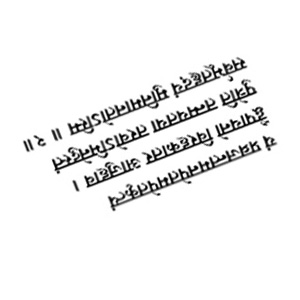
#> input picture Assignment 1/Q3/test/3r.png, 300 x 300 px, found by its file name
$ jupyter execute Q3b.ipynb
#> lines starting #> are read from the running program, lines starting #| are printed output that depends on the picture; after the words box and inside, x2 and y2 are one past the last pixel; in counts of white or black regions, pixels touching at a corner belong together
[cell 1]
import cv2
import numpy as np
import matplotlib.pyplot as plt
np.set_printoptions(threshold=np.inf)
import skimage as sk

[cell 2]
def show(image):
    cv2.imshow("Image", image)
    cv2.waitKey(3000)
    cv2.destroyAllWindows()

[cell 3]
def save(image, name):
    cv2.imwrite(name, image)

[cell 4]
image_path = "D:\Assignment 1\Q3\\test\\3r.png"
print(image_path)
image= cv2.imread(image_path)
#> image is the input picture: shape (300, 300, 3); min 0, max 255, mean 240.6
if image is None:
    print("Error: Unable to load image.")
show(image)

[cell 5]
gray = 255 - cv2.cvtColor(image, cv2.COLOR_BGR2GRAY)
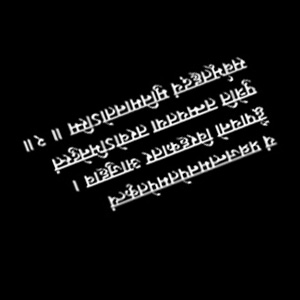
#> gray: shape (300, 300); min 0, max 255, mean 14.4
# show(gray)

[cell 6]
thresh = cv2.threshold(gray, 150, 255, cv2.THRESH_BINARY)[1]
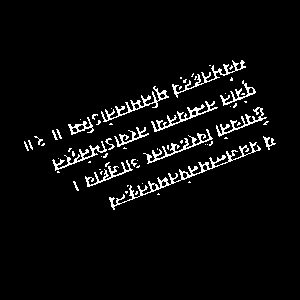
#> thresh: shape (300, 300); 4.6% white in thin lines or dots, all inside (x1, y1, x2, y2) = (24, 60, 276, 210)
max_ang = 0
max_ar = 0
for angle in range(0,180):
    rot = sk.img_as_ubyte(sk.transform.rotate(thresh,angle, resize = True))
    arr = np.asarray(rot)
    dims = np.shape(arr)
    ar = np.zeros(dims[0])

    for i in range(0,dims[0]-1):
        ar[i] = np.sum(arr[i][:])

    if(max_ar <= np.max(ar)):
        max_ar = np.max(ar)
        max_angle = angle
#> this loop made 180 passes
#> pass 2, `rot = sk.img_as_ubyte(sk.transform.rotate(thresh,angle, resize = True))`:
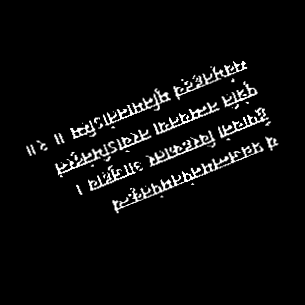
#> rot: shape (305, 305); min 0, max 255, mean 11.4
#> pass 3, `rot = sk.img_as_ubyte(sk.transform.rotate(thresh,angle, resize = True))`:
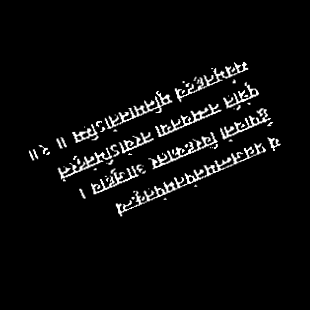
#> rot: shape (310, 310); min 0, max 255, mean 11
#> after the loop, max_angle = 159; max_ar = 46076

[cell 7]
rot = sk.img_as_ubyte(sk.transform.rotate(thresh,max_angle, resize = True))
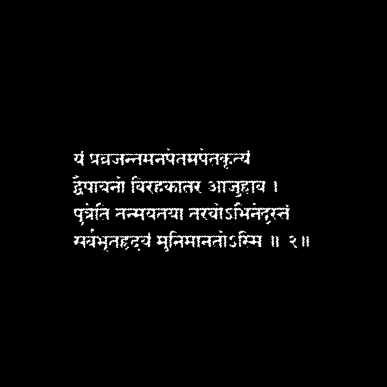
#> rot: shape (387, 387); min 0, max 255, mean 7.1
arr = np.asarray(rot)
dims = np.shape(arr)
#> dims = (387, 387)
ar = np.zeros(dims[0])
#> ar = 387 values from 0 to 0
max = 0
maxi = 0
for i in range(0,dims[0]-1):
    ar[i] = np.sum(arr[i][:])
    if(ar[i] > max):
        max = ar[i]
        maxi = i
#> after the loop, ar = 387 values, max 46076 at index 209, min 0 at index 0, mean 2736.1; max = 46076; maxi = 209

flip = 0

np.sum(ar[maxi:maxi+10])
if(np.sum(ar[maxi-4:maxi-1])>np.sum(ar[maxi+1:maxi+4])):
    flip = 1

[cell 8]
if(flip == 1):
    max_angle -=180
img = sk.img_as_ubyte(sk.transform.rotate(gray,max_angle, resize = True))
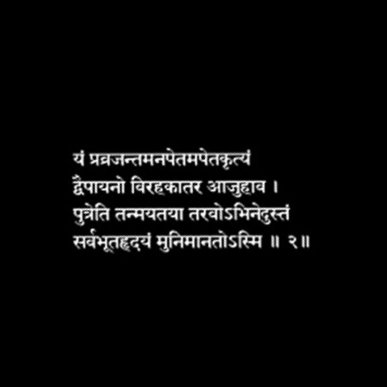
#> img: shape (387, 387); min 0, max 255, mean 8.7
show( 255 - cv2.cvtColor(img, cv2.COLOR_RGB2BGR))
#> in show (call 2), `cv2.imshow("Image", image)`:
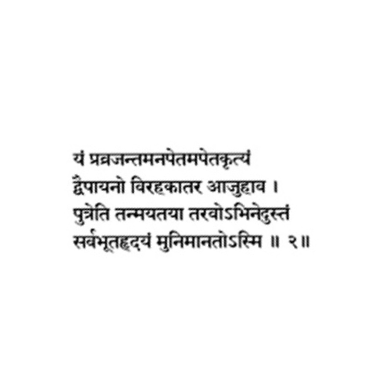
#> window 'Image': shape (387, 387, 3); min 0, max 255, mean 246.3
# sk.io.imsave('Corrected.jpg',255-img )
# print(np.unique(thresh))

$ run again, with Assignment 1/Q3/test/1r.png copied over Assignment 1/Q3/test/3r.png
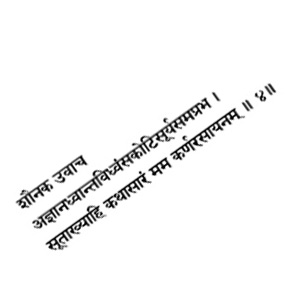
#> input picture Assignment 1/Q3/test/1r.png, 300 x 300 px, found by its file name
#> image is the input picture: shape (300, 300, 3); min 0, max 255, mean 246
#> `thresh = cv2.threshold(gray, 150, 255, cv2.THRESH_BINARY)[1]`:
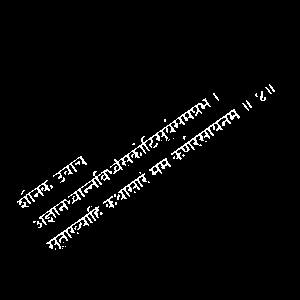
#> thresh: shape (300, 300); 2.9% white in thin lines or dots, all inside (x1, y1, x2, y2) = (17, 84, 275, 250)
#> after the loop `for angle in range(0,180):`: max_angle = 144; max_ar = 43171
#> after the loop `for i in range(0,dims[0]-1):`: ar = 419 values, max 43171 at index 193, min 0 at index 0, mean 1588.2; max = 43171; maxi = 193
#> `max_angle -=180`: max_angle = -36
#> in show (call 2), `cv2.imshow("Image", image)`:
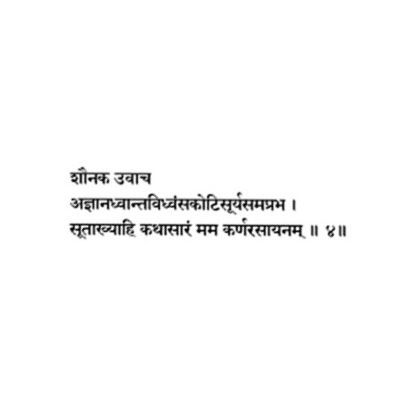
#> window 'Image': shape (419, 419, 3); min 0, max 255, mean 250.4

$ run again, with Assignment 1/Q3/test/2r.png copied over Assignment 1/Q3/test/3r.png
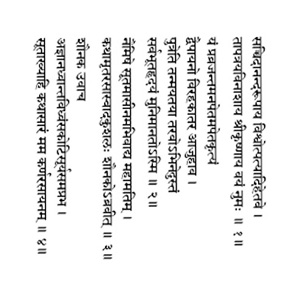
#> input picture Assignment 1/Q3/test/2r.png, 300 x 300 px, found by its file name
#> image is the input picture: shape (300, 300, 3); min 0, max 255, mean 235.4
#> `thresh = cv2.threshold(gray, 150, 255, cv2.THRESH_BINARY)[1]`:
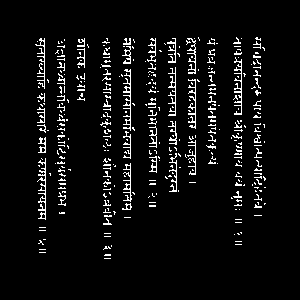
#> thresh: shape (300, 300); 5.6% white in thin lines or dots, all inside (x1, y1, x2, y2) = (35, 37, 266, 259)
#> after the loop `for angle in range(0,180):`: max_angle = 90; max_ar = 39780
#> after the loop `for i in range(0,dims[0]-1):`: ar = 300 values, max 39780 at index 169, min 0 at index 0, mean 4290.8; max = 39780; maxi = 169
#> in show (call 2), `cv2.imshow("Image", image)`:
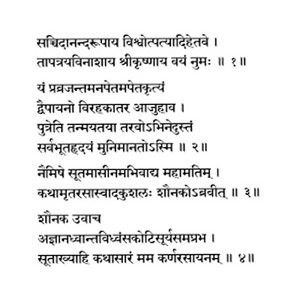
#> window 'Image': shape (300, 300, 3); min 0, max 255, mean 235.4

$ run again, with Assignment 1/Q3/test/1.png copied over Assignment 1/Q3/test/3r.png
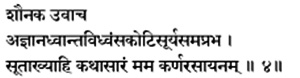
#> input picture Assignment 1/Q3/test/1.png, 300 x 78 px, found by its file name
#> image is the input picture: shape (78, 300, 3); min 0, max 255, mean 220.8
#> thresh: shape (78, 300); 11% white in thin lines or dots, all inside (x1, y1, x2, y2) = (6, 4, 281, 75)
#> the loop `for angle in range(0,180):` made 180 passes
#> pass 3, `rot = sk.img_as_ubyte(sk.transform.rotate(thresh,angle, resize = True))`:
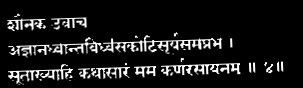
#> rot: shape (88, 303); min 0, max 255, mean 24.7
#> after the loop `for angle in range(0,180):`: max_angle = 0; max_ar = 57375
#> after the loop `for i in range(0,dims[0]-1):`: ar = 78 values, max 57375 at index 61, min 0 at index 0, mean 8434.6; max = 57375; maxi = 61
